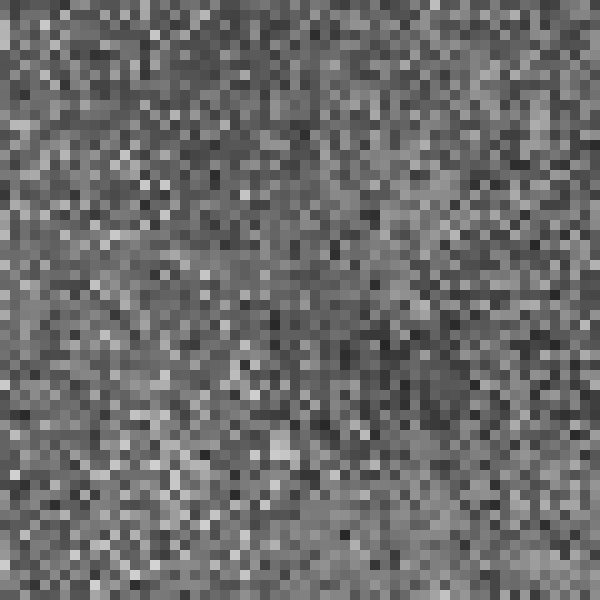
Frame 1 (no input)
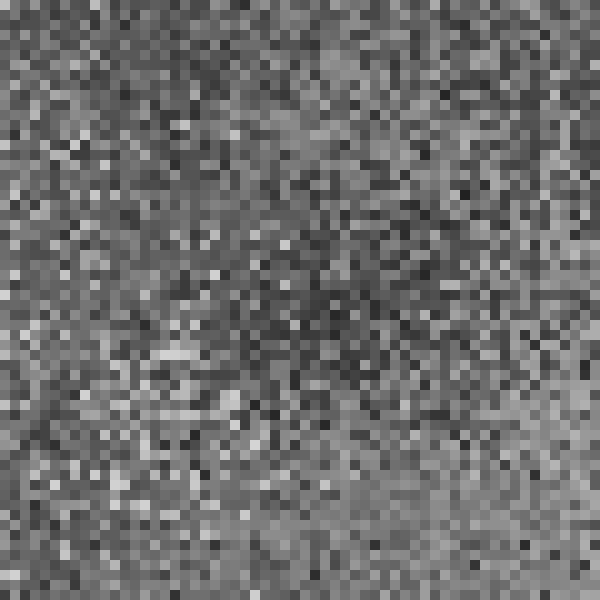
Frame 60 (the mouse pressed at the canvas centre just before this capture)
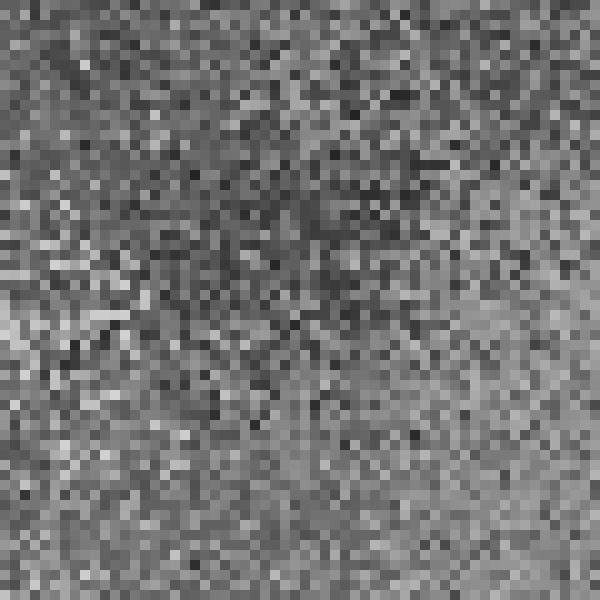
Frame 120 (the mouse held since frame 60 and released just before this capture)

The Processing sketch that drew these frames (run headless with seeded random() and noise(); from frame 60 on, the mouse is pressed at the canvas centre):

// Processing sketch: Noise_230405d
// ── Noise_230405d.pde
float noiseOffset = 0;

void setup() {
  size(600, 600);
  background(0);
  noStroke();
  smooth();
}

void draw() {
  background(0);
  noiseOffset += 0.01;
  
  for (int x = 0; x < width; x += 10) {
    for (int y = 0; y < height; y += 10) {
      float cellColor = getColor(x, y);
      fill(cellColor);
      rect(x, y, 10, 10);
    }
  }
}

float getColor(int x, int y) {
  float minDist = dist(width, height, 0, 0);
  float nearestX = 0;
  float nearestY = 0;
  
  for (int i = 0; i < 10; i++) {
    float px = random(width);
    float py = random(height);
    float d = dist(x, y, px, py);
    
    if (d < minDist) {
      minDist = d;
      nearestX = px;
      nearestY = py;
    }
  }
  
  float cellColor = noise(noiseOffset + nearestX / 100, noiseOffset + nearestY / 100) * 255;
  return cellColor;
}
